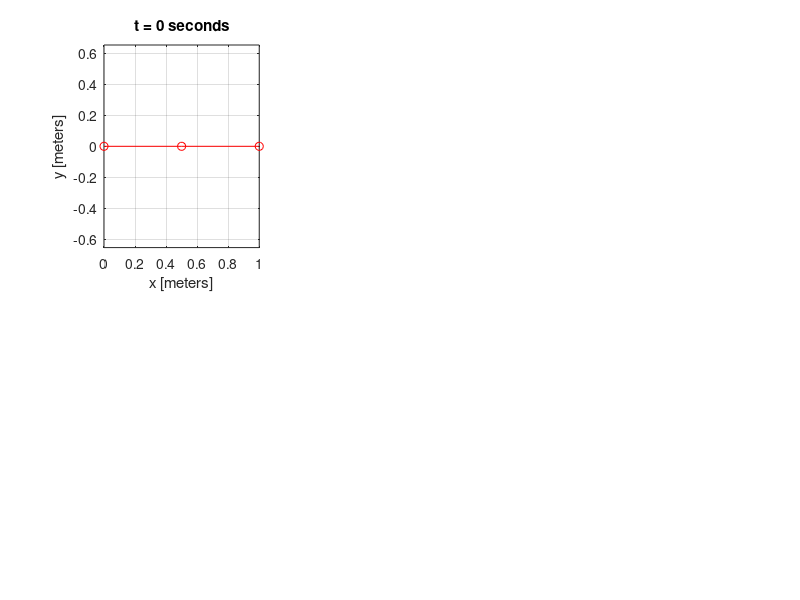

Write MATLAB code to recreate this figure. (Note: this script raises an error after producing the figure.)
%% 263F_HW1_P1
%% Jake Kremer
%% Fall 2024

%% 3 Falling Spheres in Viscous Fluid

% Select implicit (1) or explicit (2)
chooseMethod = 1; % choose method

% Number of nodes
N=3;
ndof = N * 2;

dt = 0.01;

RodLength = 1; % 1 meter
deltaL = RodLength / (N-1);

% Radii of spheres in meters
R1 = 0.005;
R2 = 0.025;
R3 = 0.005;

% Density
rho_metal = 7000;
rho_f = 1000;
rho = rho_metal - rho_f;

r0 = 0.001;
Y = 1e9;
g = 9.81;

visc = 1000;
totalTime = 10;

% Utility parameter
ne = N - 1;
EI = Y * pi * r0^4 / 4;
EA = Y * pi * r0^2;

% Geometry
nodes = zeros(N, 2);
for c=1:N % loop pver all nodes
    nodes(c,1) = (c-1) * deltaL;
    nodes(c,2) = 0;
end

% Mass, M
M = zeros(ndof, ndof);
M(1,1) = 4/3*pi*R1^3*rho_metal;
M(2,2) = 4/3*pi*R1^3*rho_metal;
M(3,3) = 4/3*pi*R2^3*rho_metal;
M(4,4) = 4/3*pi*R2^3*rho_metal;
M(5,5) = 4/3*pi*R3^3*rho_metal;
M(6,6) = 4/3*pi*R3^3*rho_metal;

% Viscous damping matrix

C = zeros(6,6);
C1 = 6 * pi * visc *R1;
C2 = 6 * pi * visc *R2;
C3 = 6 * pi * visc *R3;

C(1,1) = C1;
C(2,2) = C1;
C(3,3) = C2;
C(4,4) = C2;
C(5,5) = C3;
C(6,6) = C3;

% Weight vector, W

W = zeros(ndof, 1);
W(2) = -4/3*pi*R1^3*rho*g;
W(4) = -4/3*pi*R2^3*rho*g;
W(6) = -4/3*pi*R3^3*rho*g;

% initial DOF
q0 = zeros(ndof, 1);
for c=1:N % loop over nodes
    q0(2*c-1) = nodes(c,1);
    q0(2*c) = nodes(c,2);
end

u0 = zeros(ndof, 1); % initial velocity

% tolerance
tol = EI/RodLength^2 * 1e-3; % small enough force that it can be neglected

% time marching scheme
Nsteps = round(totalTime / dt);

% storage for y-position of middle node
all_mid_y = zeros(Nsteps, 1);

% storage for y-velocity of middle node
all_mid_v = zeros(Nsteps,1);

% Variables to store positions at t = 0.01, t = 0.05, t = 0.1, t = 1, and t = 10
q_t001 = [];
q_t005 = [];
q_t01 = [];
q_t1 = [];
q_t10 = [];

% Initial plot at t = 0
figure;
subplot(2,3,1); % Create a 2x3 subplot to display all the plots together
plot(q0(1:2:end), q0(2:2:end), 'ro-');
axis equal;
xlabel('x [meters]');
ylabel('y [meters]');
title('t = 0 seconds');
grid on;

if chooseMethod == 1
    for c = 2:Nsteps
        currentTime = (c-1) * dt;
        fprintf("Time = %f\n", currentTime);
    
        % Guess
        q = q0;
    
        % Newton-Raphson iteration
        err = 10 * tol;
        while err > tol
            f = M/dt * ((q-q0) / dt - u0);
            J = M / dt^2;
    
            % Linear spring between nodes 1 and 2
            xk = q(1);
            yk = q(2);
            xkp1 = q(3);
            ykp1 = q(4);
            l_k = deltaL;
            dF = gradEs(xk, yk, xkp1, ykp1, l_k, EA);
            dJ = hessEs(xk, yk, xkp1, ykp1, l_k, EA);
            f(1:4) = f(1:4) + dF;
            J(1:4, 1:4) = J(1:4, 1:4) + dJ;
    
            % Linear spring between nodes 2 and 3
            xk = q(3);
            yk = q(4);
            xkp1 = q(5);
            ykp1 = q(6);
            l_k = deltaL;
            dF = gradEs(xk, yk, xkp1, ykp1, l_k, EA);
            dJ = hessEs(xk, yk, xkp1, ykp1, l_k, EA);
            f(3:6) = f(3:6) + dF;
            J(3:6, 3:6) = J(3:6, 3:6) + dJ;
    
            % Bending spring at node 2
            xkm1 = q(1);
            ykm1 = q(2);
            xk = q(3);
            yk = q(4);
            xkp1 = q(5);
            ykp1 = q(6);
            curvature0 = 0;
            l_k = deltaL;
            dF = gradEb(xkm1, ykm1, xk, yk, xkp1, ykp1, curvature0, l_k, EI);
            dJ = hessEb(xkm1, ykm1, xk, yk, xkp1, ykp1, curvature0, l_k, EI);
            f(1:6) = f(1:6) + dF;
            J(1:6, 1:6) = J(1:6, 1:6) + dJ;
    
            % Viscous force
            f = f + C * (q-q0) / dt;
            J = J + C /dt;
    
            % Weight
            f = f - W;
    
            % Update
            q = q - J \ f;
    
            err = sum (abs(f));
        end
    
        % New velocity
        u = (q - q0) / dt;
    
        % Store positions at t = 0.01, t = 0.05, t = 0.1, t = 1, and t = 10
        if abs(currentTime - 0.01) < 1e-6
            q_t001 = q;  % Store positions at t = 0.01
        elseif abs(currentTime - 0.05) < 1e-6
            q_t005 = q;  % Store positions at t = 0.05
        elseif abs(currentTime - 0.1) < 1e-6
            q_t01 = q;  % Store positions at t = 0.1
        elseif abs(currentTime - 1) < 1e-6
            q_t1 = q;  % Store positions at t = 1
        elseif abs(currentTime - 10) < 1e-6
            q_t10 = q;  % Store positions at t = 10
        end
    
    
        % Store position info
        all_mid_y(c) = q(4);
    
        % Store velocity info
        all_mid_v(c) = u(4);
    
        % Plot structure shape
        
        figure(1)
        plot(q(1:2:end), q(2:2:end), "ro-");
        axis equal
        xlabel("c [meters]");
        ylabel("y [meters]");
        drawnow
        
    
        % Update
        q0 = q;
        u0 = u;
    end
end

if chooseMethod == 2

    dt = 0.0001;

    for c = 2:Nsteps
    fprintf("Time = %f\n", (c-1) * dt);

    % Calculate forces (spring and damping)
    f = zeros(ndof, 1);  % Initialize force vector

    % Linear spring force between nodes 1 and 2
    xk = q0(1); yk = q0(2);
    xkp1 = q0(3); ykp1 = q0(4);
    l_k = deltaL;
    dF = gradEs(xk, yk, xkp1, ykp1, l_k, EA);
    f(1:4) = f(1:4) + dF;

    % Linear spring force between nodes 2 and 3
    xk = q0(3); yk = q0(4);
    xkp1 = q0(5); ykp1 = q0(6);
    dF = gradEs(xk, yk, xkp1, ykp1, l_k, EA);
    f(3:6) = f(3:6) + dF;

    % Add viscous forces
    f = f + C * u0;

    % Add weight forces
    f = f - W;

    % Velocity update (explicitly)
    u = u0 + dt * (f ./ diag(M));

    % Position update (explicitly)
    q = q0 + dt * u;

    % Store position and velocity of the middle node
    all_mid_y(c) = q(4);   % Middle node y-position
    all_mid_v(c) = u(4);   % Middle node y-velocity

    % Update the state for the next time step
    q0 = q;
    u0 = u;
    end
end

% Plot at t = 0.01
if ~isempty(q_t001)
    subplot(2,3,2);
    plot(q_t001(1:2:end), q_t001(2:2:end), 'ro-');
    axis equal;
    xlabel('x [meters]');
    ylabel('y [meters]');
    title('t = 0.01 seconds');
    grid on;
end

% Plot at t = 0.05
if ~isempty(q_t005)
    subplot(2,3,3);
    plot(q_t005(1:2:end), q_t005(2:2:end), 'ro-');
    axis equal;
    xlabel('x [meters]');
    ylabel('y [meters]');
    title('t = 0.05 seconds');
    grid on;
end

% Plot at t = 0.1
if ~isempty(q_t01)
    subplot(2,3,4);
    plot(q_t01(1:2:end), q_t01(2:2:end), 'ro-');
    axis equal;
    xlabel('x [meters]');
    ylabel('y [meters]');
    title('t = 0.1 seconds');
    grid on;
end

% Plot at t = 1
if ~isempty(q_t1)
    subplot(2,3,5);
    plot(q_t1(1:2:end), q_t1(2:2:end), 'ro-');
    axis equal;
    xlabel('x [meters]');
    ylabel('y [meters]');
    title('t = 1 seconds');
    grid on;
end

% Plot at t = 10
if ~isempty(q_t10)
    subplot(2,3,6);
    plot(q_t10(1:2:end), q_t10(2:2:end), 'ro-');
    axis equal;
    xlabel('x [meters]');
    ylabel('y [meters]');
    title('t = 10 seconds');
    grid on;
end

% plot middle node position

figure(2)
timeArray = (1:Nsteps) * dt;
plot(timeArray, all_mid_y, "b-");
xlabel("Time, t [seconds]");
ylabel("Vertical position of middle node, y [m]");
title("Middle Node Position")

% plot middle node downward velocity
figure(3)
timeArray = (1:Nsteps) * dt;
plot(timeArray, all_mid_v, "k-");
xlabel("Time, t [seconds]");
ylabel("Vertical velocity of middle node, v [m/s]");
title("Middle Node Velocity")
